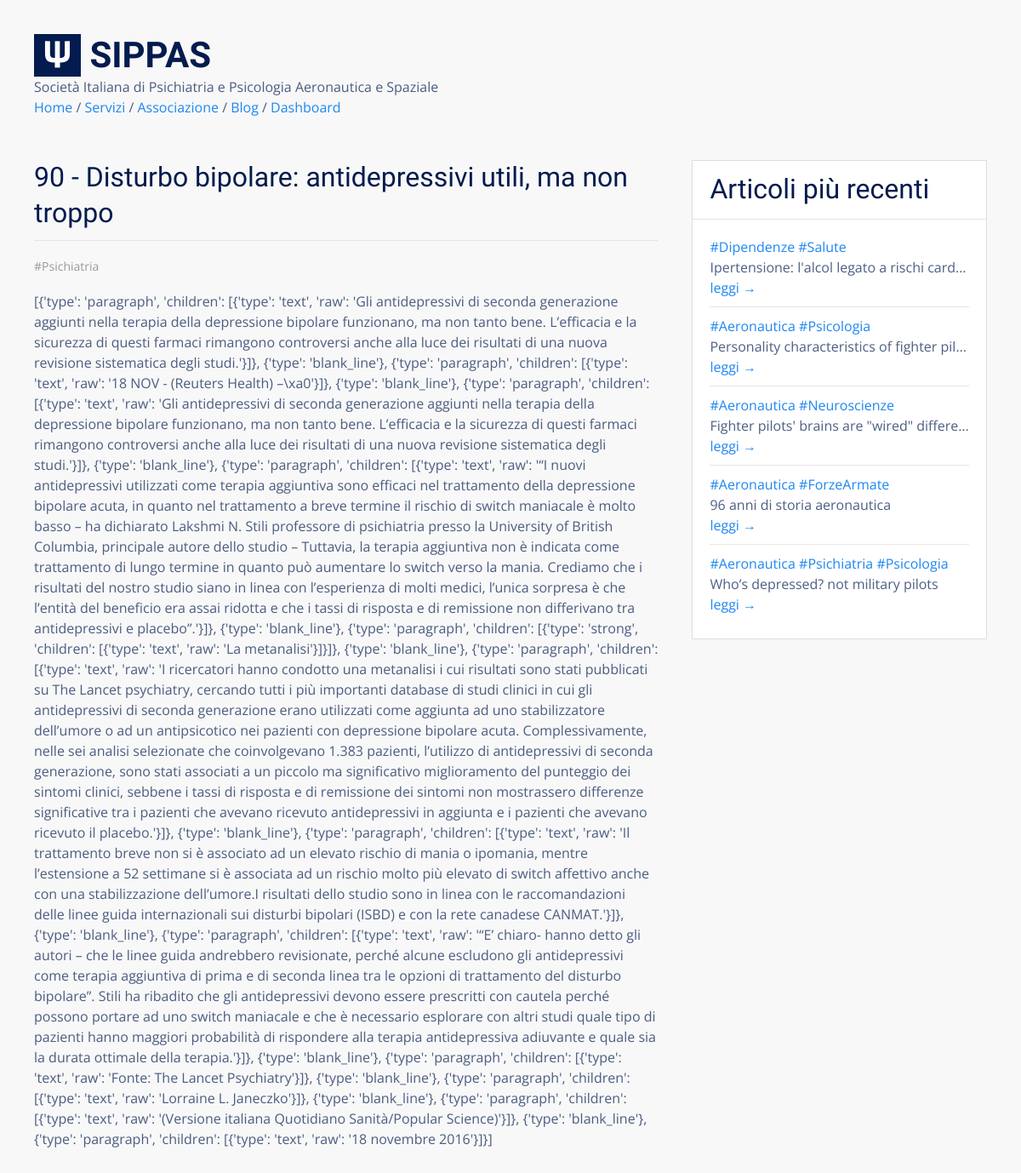
Page /blog/view/90 on the earlier database version.
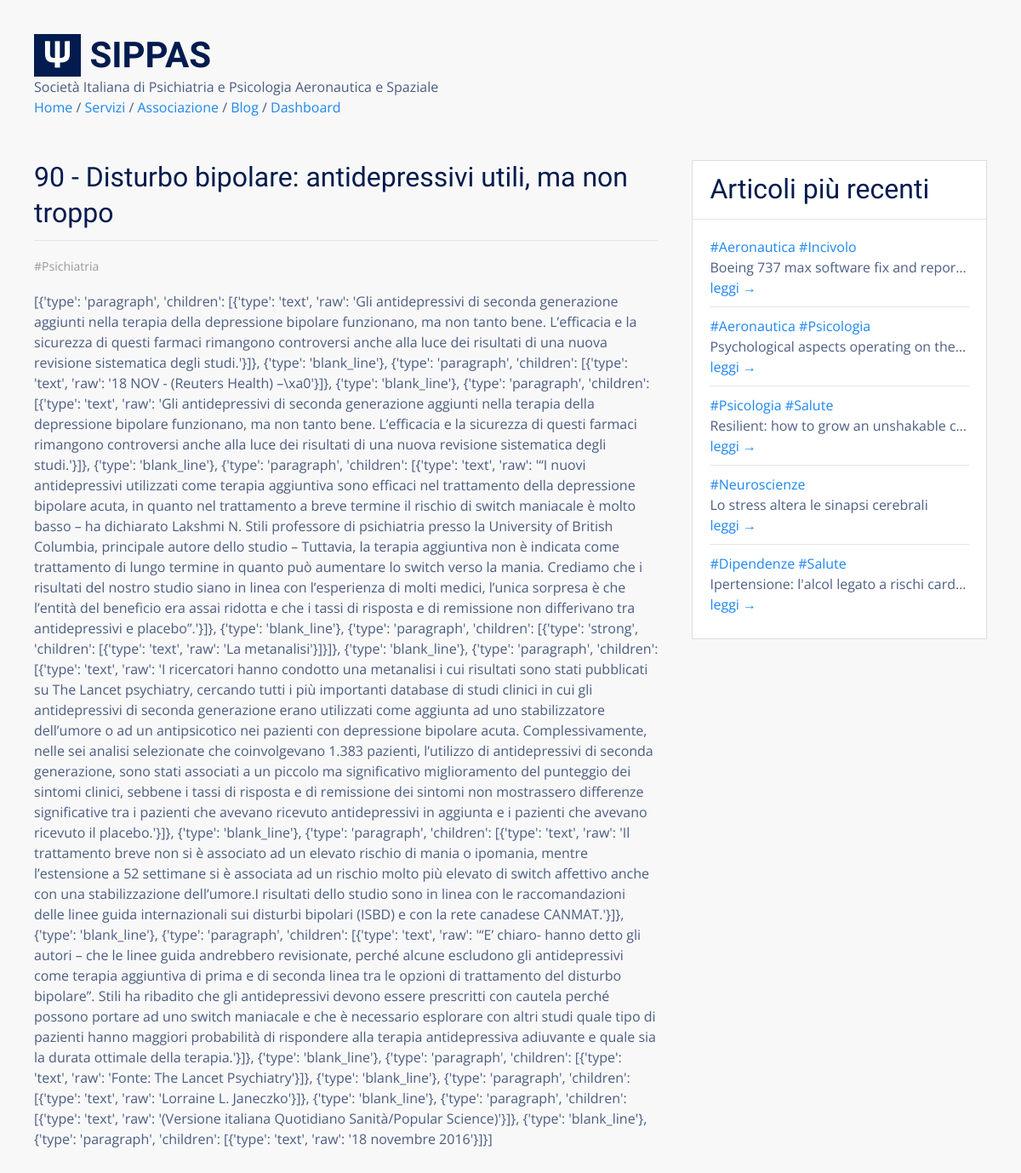
Same page on the later database version.
### tables this page shows
CREATE TABLE "posts" (
  "id" integer NOT NULL,
  "title" text,
  "body" TEXT,
  "teaser" text,
  "tags" TEXT,
  "is_sticky" integer,
  "author" text,
  "created_at" TEXT,
  "updated_at" text,
  "published_at" TEXT,
  PRIMARY KEY ("id")
);

### flaskApp/blueprints/blog/routes.py (the view)
@bp_blog.route("/view/<int:id>")
@cache.cached(timeout=60*60*24*30)
def view_post(id):
  post = query_db('SELECT * FROM posts WHERE id = ?', [id], True)
  latests = query_db('SELECT * FROM posts ORDER BY id DESC LIMIT 5')
  if post == None: abort(404)
  return render_template("blog/post_view.html",  post=post, latests=latests, show_edit=current_user.is_active)

### flaskApp/db/sqlite.py (called while the page is built)
def get_db():
  if "db" not in g:
    g.db = sqlite3.connect(
      db_path,
      detect_types = sqlite3.PARSE_DECLTYPES,
      isolation_level = "DEFERRED"
    )
    g.db.cursor().execute("PRAGMA journal_mode=WAL")
    g.db.row_factory = sqlite3.Row
  return g.db

def query_db(query, args=(), one = False):
  with closing(get_db().cursor().execute(query, args)) as cur:
    rv = cur.fetchall()
    return (rv[0] if rv else None) if one else rv

### flaskApp/extensions/jinja_ext.py (called while the page is built)
def md_to_html(value):
  return markdown(value)

### flaskApp/blueprints/blog/templates/blog/post_view.html (shortened to what this page needs)
{% extends 'base.html' %}
{% block content %}
<div class="uk-section">
  <div class="uk-container">
    <div class="uk-grid">
      <div class="uk-width-expand">
        <h2 class="uk-heading-divider">{{ post.id }} - {{ post.title }}</h2>
        <article class="uk-article">
          <p class="uk-article-meta">
            {% for tag in post.tags.split(' ') %}
            <a href="{{ url_for('blog.posts_tagged', tag=tag) }}">{{ tag }}</a>
            {% endfor %}<br>
          </p>
          <div>
            {{ post.body | md_to_html | safe }}
          </div>
        </article>
      </div>
      {% if latests %}
      <div class="uk-width-1-3@s uk-text-truncate">
        <div class="uk-card uk-card-default uk-card-small">
          <div class="uk-card-header">
            <h2>Articoli più recenti</h2>
          </div>
          <div class="uk-card-body">
            <ul class="uk-list uk-list-divider uk-margin-medium">
              {% for l in latests %}
              <li class="uk-text-truncate uk-padding-vertical uk-padding-horizontal-small">
                {% for tag in l.tags.split(' ') %}
                <a href="{{ url_for('blog.posts_tagged', tag=tag) }}">{{ tag }}</a>
                {% endfor %}<br>
                {{ l.title | capitalize }}<br>
                <a href="{{ url_for('blog.view_post', id=l.id) }}">leggi &rarr;</a><br>
              </li>
              {% endfor %}
            </ul>
          </div>
        </div>
      </div>
      {% endif %}
    </div>
  </div>
</div>
{% endblock %}

### flaskApp/templates/base.html (shortened to what this page needs)
<html lang="it">
<head>
  {% include 'head.html' %}
</head>
<body>
  {% block navbar %}
    {% include 'navbar.html' %}
  {% endblock %}
  <div class="uk-container uk-margin-large-bottom">
    {% block content %}
    {% endblock %}
  </div>
</body>
</html>

### flaskApp/templates/head.html (shortened to what this page needs)
<link rel="stylesheet" href="{{ url_for('static', filename='css/vendor/uikit.min.css') }}">
<link rel="stylesheet" href="{{ url_for('static', filename='css/main.css') }}">

### flaskApp/templates/navbar.html
<div class="uk-container uk-margin-large uk-margin-bottom">
  <h1 class="uk-margin-medium-top uk-margin-remove-bottom">
    <span style="display: inline-block;background-color:#031b4e;color:#fff;padding:0px 10px">𝚿</span>
    <span class="uk-text-bold">SIPPAS</span>
  </h1>
  <p class="uk-margin-remove-vertical">
    Società Italiana di Psichiatria e Psicologia Aeronautica e Spaziale<br>
  </p>
  <a href="{{ url_for('main.index') }}">Home</a> /
  <a href="{{ url_for('main.services') }}">Servizi</a> /
  <a href="{{ url_for('main.gild') }}">Associazione</a> /
  <a href="{{ url_for('blog.posts') }}">Blog</a> /
  <a href="{{ url_for('blog.dashboard') }}">Dashboard</a>
</div>

### flaskApp/static/css/main.css (style rules this page uses)
html { font-family: 'Open Sans', sans-serif; font-size: 16px; font-weight: normal; line-height: 1.5; background: #f8f8f8; color: rgba(3,27,78,0.7); }
h1, .uk-h1, h2, .uk-h2, h3, .uk-h3, h4, .uk-h4, h5, .uk-h5, h6, .uk-h6 { font-family: 'Yanone Kaffeesatz', sans-serif; margin: 0 0 20px 0; font-weight: normal; color: #031b4e; text-transform: none; }
li { margin-bottom: 8px; }
.uk-section { padding: 0px; padding-top: 30px; }
.uk-card-default { color: rgba(3,27,78,0.7) !important; box-shadow: none; border: 1px solid #ddd; }

Differences in the rows shown:
no longer on this page (row unchanged): posts: tag "#Aeronautica" "#Psicologia", title "Personality characteristics of fighter pil…", shown under "Articoli più recenti"
no longer on this page (row unchanged): posts: tag "#Aeronautica" "#Neuroscienze", title "Fighter pilots' brains are \"wired\" differe…", shown under "Articoli più recenti"
no longer on this page (row unchanged): posts: tag "#Aeronautica" "#ForzeArmate", title "96 anni di storia aeronautica", shown under "Articoli più recenti"
no longer on this page (row unchanged): posts: tag "#Aeronautica" "#Psichiatria" "#Psicologia", title "Who’s depressed? not military pilots", shown under "Articoli più recenti"
added posts: tag "#Aeronautica" "#Incivolo", title "Boeing 737 max software fix and repor…", shown under "Articoli più recenti"
added posts: tag "#Aeronautica" "#Psicologia", title "Psychological aspects operating on the…", shown under "Articoli più recenti"
added posts: tag "#Psicologia" "#Salute", title "Resilient: how to grow an unshakable c…", shown under "Articoli più recenti"
added posts: tags "#Neuroscienze", title "Lo stress altera le sinapsi cerebrali"
